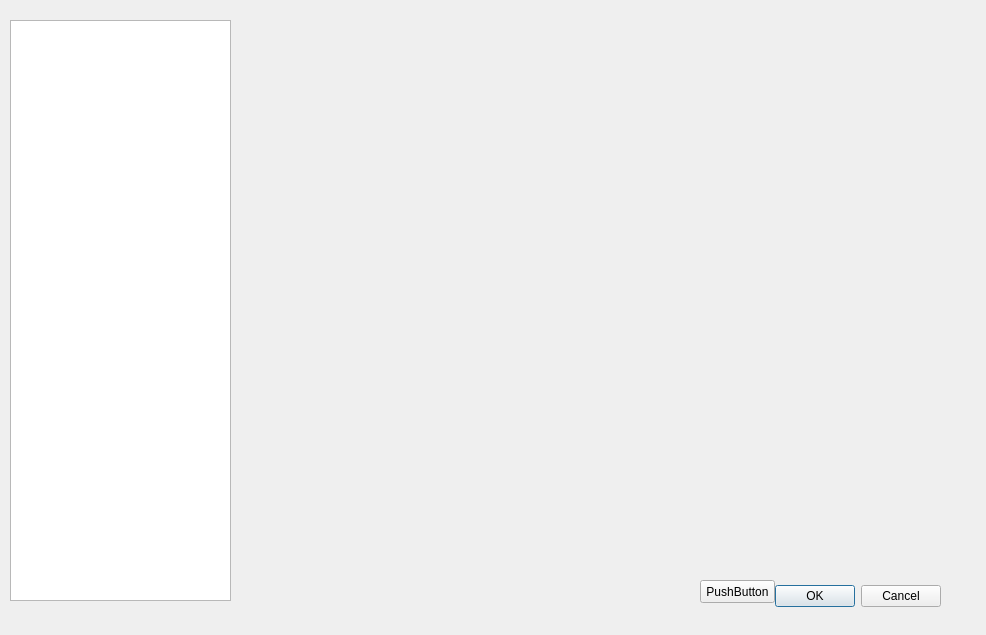
<?xml version="1.0" encoding="UTF-8"?>
<ui version="4.0">
 <class>Dialog</class>
 <widget class="QDialog" name="Dialog">
  <property name="geometry">
   <rect>
    <x>0</x>
    <y>0</y>
    <width>986</width>
    <height>635</height>
   </rect>
  </property>
  <property name="windowTitle">
   <string>Dialog</string>
  </property>
  <widget class="QDialogButtonBox" name="buttonBox">
   <property name="geometry">
    <rect>
     <x>600</x>
     <y>580</y>
     <width>341</width>
     <height>32</height>
    </rect>
   </property>
   <property name="orientation">
    <enum>Qt::Horizontal</enum>
   </property>
   <property name="standardButtons">
    <set>QDialogButtonBox::Cancel|QDialogButtonBox::Ok</set>
   </property>
  </widget>
  <widget class="QListWidget" name="listWidget">
   <property name="geometry">
    <rect>
     <x>10</x>
     <y>20</y>
     <width>221</width>
     <height>581</height>
    </rect>
   </property>
  </widget>
  <widget class="QPushButton" name="pushButton">
   <property name="geometry">
    <rect>
     <x>700</x>
     <y>580</y>
     <width>75</width>
     <height>23</height>
    </rect>
   </property>
   <property name="text">
    <string>PushButton</string>
   </property>
  </widget>
 </widget>
 <resources/>
 <connections>
  <connection>
   <sender>buttonBox</sender>
   <signal>accepted()</signal>
   <receiver>Dialog</receiver>
   <slot>accept()</slot>
   <hints>
    <hint type="sourcelabel">
     <x>248</x>
     <y>254</y>
    </hint>
    <hint type="destinationlabel">
     <x>157</x>
     <y>274</y>
    </hint>
   </hints>
  </connection>
  <connection>
   <sender>buttonBox</sender>
   <signal>rejected()</signal>
   <receiver>Dialog</receiver>
   <slot>reject()</slot>
   <hints>
    <hint type="sourcelabel">
     <x>316</x>
     <y>260</y>
    </hint>
    <hint type="destinationlabel">
     <x>286</x>
     <y>274</y>
    </hint>
   </hints>
  </connection>
 </connections>
</ui>
